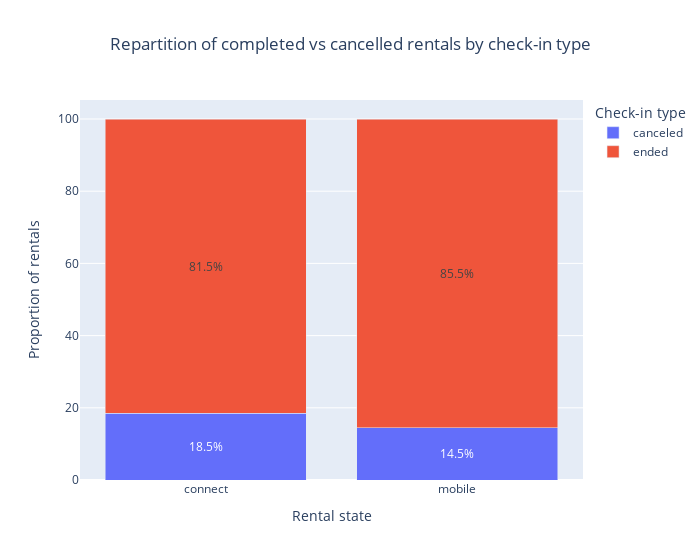

Write notebook code for a chart like this one.
### Code cell
# Repartition of state by checkin type
df_agg = df_merged.groupby(['state', 'checkin_type']).size().reset_index(name='count')
total = df_agg['count'].sum()
df_agg['proportion'] = df_agg['count'] / df_agg.groupby('checkin_type')['count'].transform('sum') * 100
display(df_agg)

# Création du graphique avec le DataFrame agrégé
fig = px.bar(df_agg,
             x='checkin_type',
             y='proportion',
             color='state',
             title='Repartition of completed vs cancelled rentals by check-in type',
             labels={'state': 'Rental state', 'type_check_in': 'Check-in type', 'counts': 'Number of rentals'},
             barmode='stack',
             text=df_agg['proportion'].apply(lambda x: f'{x:.1f}%'),
             width=700)

fig.update_layout(
    xaxis_title='Rental state',
    yaxis_title='Proportion of rentals',
    legend_title='Check-in type',
    title={'x': 0.5}
)

fig.update_traces(
    textposition='inside',
    insidetextanchor='middle'
)

fig.show()

### Figure 1 — Plotly figure (JSON) as saved in the notebook; plotly's stock layout.template omitted (floating-point values rounded to 4 significant figures)
{"data": [{"hovertemplate": "Rental state=canceled<br>checkin_type=%{x}<br>proportion=%{y}<br>text=%{text}<extra></extra>", "insidetextanchor": "middle", "legendgroup": "canceled", "marker": {"color": "#636efa", "pattern": {"shape": ""}}, "name": "canceled", "orientation": "v", "showlegend": true, "text": ["18.5%", "14.5%"], "textposition": "inside", "type": "bar", "x": ["connect", "mobile"], "xaxis": "x", "y": [18.53, 14.51], "yaxis": "y"}, {"hovertemplate": "Rental state=ended<br>checkin_type=%{x}<br>proportion=%{y}<br>text=%{text}<extra></extra>", "insidetextanchor": "middle", "legendgroup": "ended", "marker": {"color": "#EF553B", "pattern": {"shape": ""}}, "name": "ended", "orientation": "v", "showlegend": true, "text": ["81.5%", "85.5%"], "textposition": "inside", "type": "bar", "x": ["connect", "mobile"], "xaxis": "x", "y": [81.47, 85.49], "yaxis": "y"}], "layout": {"barmode": "stack", "legend": {"title": {"text": "Check-in type"}, "tracegroupgap": 0}, "title": {"text": "Repartition of completed vs cancelled rentals by check-in type", "x": 0.5}, "width": 700, "xaxis": {"anchor": "y", "domain": [0, 1], "title": {"text": "Rental state"}}, "yaxis": {"anchor": "x", "domain": [0, 1], "title": {"text": "Proportion of rentals"}}}}
